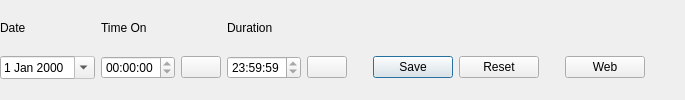
        <widget class="QWidget" name="thirdLineWidget" native="true">
         <layout class="QGridLayout" name="thirdLineLayout">
          <property name="leftMargin">
           <number>0</number>
          </property>
          <property name="topMargin">
           <number>0</number>
          </property>
          <property name="rightMargin">
           <number>0</number>
          </property>
          <property name="bottomMargin">
           <number>0</number>
          </property>
          <property name="verticalSpacing">
           <number>0</number>
          </property>
          <item row="1" column="4">
           <widget class="QPushButton" name="stopTimerButton">
            <property name="enabled">
             <bool>true</bool>
            </property>
            <property name="focusPolicy">
             <enum>Qt::NoFocus</enum>
            </property>
            <property name="text">
             <string/>
            </property>
            <property name="icon">
             <iconset resource="../res/icons/icons.qrc">
              <normaloff>:/icons/baseline-stop-24px.svg</normaloff>:/icons/baseline-stop-24px.svg</iconset>
            </property>
            <property name="iconSize">
             <size>
              <width>12</width>
              <height>16</height>
             </size>
            </property>
           </widget>
          </item>
          <item row="1" column="6">
           <widget class="QPushButton" name="saveButton">
            <property name="sizePolicy">
             <sizepolicy hsizetype="Minimum" vsizetype="Fixed">
              <horstretch>0</horstretch>
              <verstretch>0</verstretch>
             </sizepolicy>
            </property>
            <property name="focusPolicy">
             <enum>Qt::NoFocus</enum>
            </property>
            <property name="text">
             <string>Save</string>
            </property>
            <property name="icon">
             <iconset theme="document-save">
              <normaloff>.</normaloff>.</iconset>
            </property>
            <property name="autoDefault">
             <bool>true</bool>
            </property>
            <property name="default">
             <bool>true</bool>
            </property>
           </widget>
          </item>
          <item row="1" column="11">
           <spacer name="horizontalSpacer_7">
            <property name="orientation">
             <enum>Qt::Horizontal</enum>
            </property>
            <property name="sizeHint" stdset="0">
             <size>
              <width>40</width>
              <height>20</height>
             </size>
            </property>
           </spacer>
          </item>
          <item row="1" column="5">
           <spacer name="horizontalSpacer_4">
            <property name="orientation">
             <enum>Qt::Horizontal</enum>
            </property>
            <property name="sizeType">
             <enum>QSizePolicy::Maximum</enum>
            </property>
            <property name="sizeHint" stdset="0">
             <size>
              <width>20</width>
              <height>20</height>
             </size>
            </property>
           </spacer>
          </item>
          <item row="1" column="10">
           <widget class="QPushButton" name="webLookupButton">
            <property name="focusPolicy">
             <enum>Qt::NoFocus</enum>
            </property>
            <property name="toolTip">
             <string>Lookup the call on the web. The query URL can be changed in Settings -&gt; Callbook</string>
            </property>
            <property name="text">
             <string>Web</string>
            </property>
            <property name="icon">
             <iconset resource="../res/icons/icons.qrc">
              <normaloff>:/icons/baseline-search-24px.svg</normaloff>:/icons/baseline-search-24px.svg</iconset>
            </property>
           </widget>
          </item>
          <item row="1" column="9">
           <spacer name="horizontalSpacer">
            <property name="orientation">
             <enum>Qt::Horizontal</enum>
            </property>
            <property name="sizeType">
             <enum>QSizePolicy::Maximum</enum>
            </property>
            <property name="sizeHint" stdset="0">
             <size>
              <width>20</width>
              <height>20</height>
             </size>
            </property>
           </spacer>
          </item>
          <item row="1" column="0">
           <widget class="QDateEdit" name="dateEdit">
            <property name="maximumSize">
             <size>
              <width>16777215</width>
              <height>30</height>
             </size>
            </property>
            <property name="focusPolicy">
             <enum>Qt::ClickFocus</enum>
            </property>
            <property name="readOnly">
             <bool>true</bool>
            </property>
            <property name="calendarPopup">
             <bool>true</bool>
            </property>
            <property name="timeSpec">
             <enum>Qt::UTC</enum>
            </property>
           </widget>
          </item>
          <item row="1" column="1">
           <widget class="QTimeEdit" name="timeOnEdit">
            <property name="focusPolicy">
             <enum>Qt::ClickFocus</enum>
            </property>
            <property name="readOnly">
             <bool>true</bool>
            </property>
            <property name="displayFormat">
             <string notr="true">hh:mm:ss</string>
            </property>
            <property name="calendarPopup">
             <bool>true</bool>
            </property>
            <property name="timeSpec">
             <enum>Qt::UTC</enum>
            </property>
           </widget>
          </item>
          <item row="0" column="1">
           <widget class="QLabel" name="timeOnLabel">
            <property name="sizePolicy">
             <sizepolicy hsizetype="Preferred" vsizetype="Fixed">
              <horstretch>0</horstretch>
              <verstretch>0</verstretch>
             </sizepolicy>
            </property>
            <property name="text">
             <string>Time On</string>
            </property>
           </widget>
          </item>
          <item row="1" column="8">
           <widget class="QPushButton" name="resetButton">
            <property name="focusPolicy">
             <enum>Qt::NoFocus</enum>
            </property>
            <property name="text">
             <string>Reset</string>
            </property>
            <property name="icon">
             <iconset theme="document-revert">
              <normaloff>.</normaloff>.</iconset>
            </property>
           </widget>
          </item>
          <item row="1" column="2">
           <widget class="QPushButton" name="startTimerButton">
            <property name="focusPolicy">
             <enum>Qt::NoFocus</enum>
            </property>
            <property name="text">
             <string/>
            </property>
            <property name="icon">
             <iconset resource="../res/icons/icons.qrc">
              <normaloff>:/icons/baseline-play_arrow-24px.svg</normaloff>:/icons/baseline-play_arrow-24px.svg</iconset>
            </property>
            <property name="iconSize">
             <size>
              <width>12</width>
              <height>16</height>
             </size>
            </property>
           </widget>
          </item>
          <item row="0" column="0">
           <widget class="QLabel" name="dateLabel">
            <property name="sizePolicy">
             <sizepolicy hsizetype="Preferred" vsizetype="Fixed">
              <horstretch>0</horstretch>
              <verstretch>0</verstretch>
             </sizepolicy>
            </property>
            <property name="text">
             <string>Date</string>
            </property>
           </widget>
          </item>
          <item row="0" column="3">
           <widget class="QLabel" name="qsoDurationLabel">
            <property name="text">
             <string>Duration</string>
            </property>
           </widget>
          </item>
          <item row="1" column="3">
           <widget class="QTimeEdit" name="qsoDurationEdit">
            <property name="focusPolicy">
             <enum>Qt::ClickFocus</enum>
            </property>
            <property name="readOnly">
             <bool>true</bool>
            </property>
            <property name="date">
             <date>
              <year>1999</year>
              <month>12</month>
              <day>31</day>
             </date>
            </property>
            <property name="maximumDate">
             <date>
              <year>1999</year>
              <month>12</month>
              <day>31</day>
             </date>
            </property>
            <property name="currentSection">
             <enum>QDateTimeEdit::HourSection</enum>
            </property>
            <property name="displayFormat">
             <string notr="true">HH:mm:ss</string>
            </property>
            <property name="timeSpec">
             <enum>Qt::UTC</enum>
            </property>
           </widget>
          </item>
         </layout>
        </widget>
